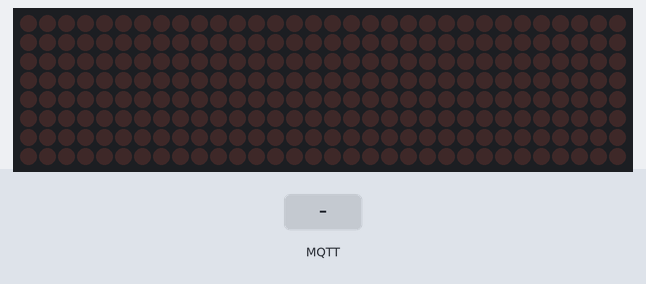
A program run on a simulated ESP8266 (Wemos D1 mini). Shown: 32×8 LED matrix. The inputs (shaded band) are chosen by the test bench. WiFi joins after 1.5 s; servers stay silent unless stated; random numbers use the default seed unless the program sets one; no MQTT or app messages arrive unless stated; what the program prints to the serial monitor is not drawn.

Above: at 2.7 s.
2.8 s: MQTT message "1" arrives on the first subscribed topic
At 5.26 s:
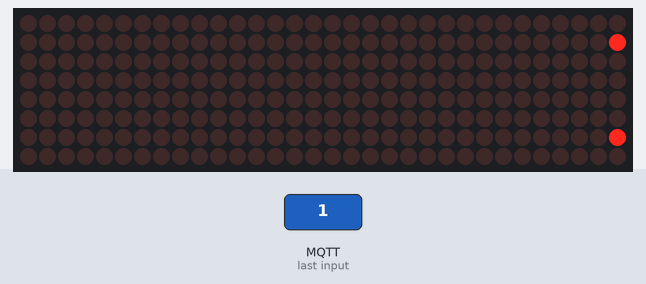
5.8 s: MQTT message "on" arrives on the first subscribed topic
At 6.28 s:
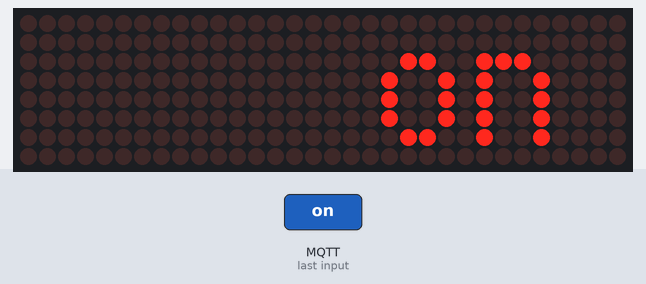
8.1 s: MQTT message "off" arrives on the first subscribed topic
At 8.59 s:
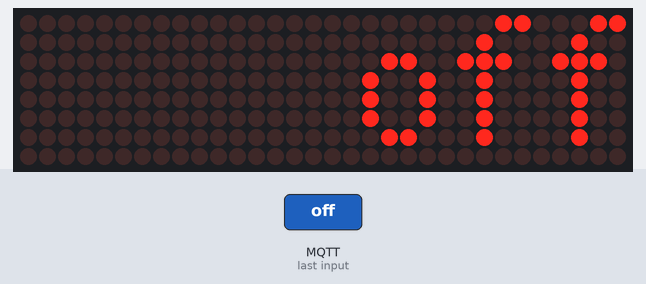
10.5 s: MQTT message "on" arrives on the second subscribed topic
At 10.87 s:
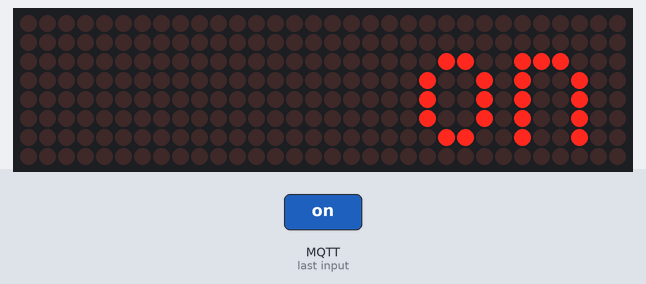
13.1 s: MQTT message "0" arrives on the first subscribed topic
At 13.27 s:
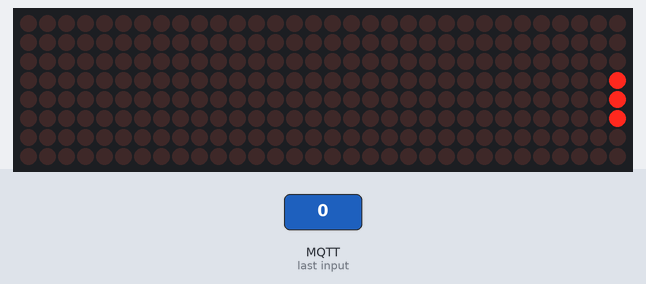
14.6 s: MQTT message "off" arrives on the second subscribed topic
At 15.07 s:
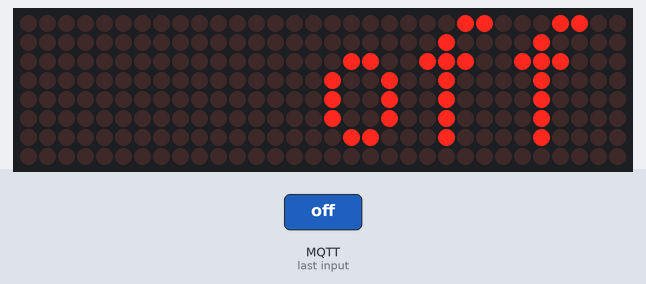
Timing chart, 0 to 17.4 s (numbered marks = the images above; inputs shaded):
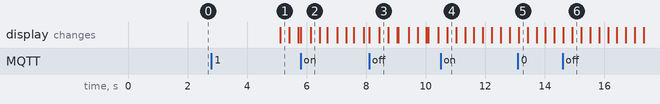

The program:

main.cpp
```cpp
// (licence header left out)
#include <ESP8266WiFi.h>
#include <PubSubClient.h>
#include <SPI.h>
#include <MD_Parola.h>
#include <MD_MAX72xx.h>

// --- WiFi Configuration ---
const char* ssid            = "";
const char* password        = "";
const char* mqtt_server_ip  = "35.156.188.238"; //broker.hivemq.com

// --- MQTT Topics ---
const char* topic_name      = "tiger/monster/string/name"; //match your topics don't use mine please
const char* topic_talkgroup = "tiger/monster/string/talkgroup";

// --- Hardware Settings ---
#define HARDWARE_TYPE MD_MAX72XX::FC16_HW
#define MAX_DEVICES 4
#define CS_PIN      D8

// Initialize Instances
WiFiClient espClient;
PubSubClient mqttClient(espClient);
MD_Parola P = MD_Parola(HARDWARE_TYPE, CS_PIN, MAX_DEVICES);

// --- Fixed-Size Character Buffers ---
char currentName[64]      = {0};
char currentTalkgroup[64] = {0};
char scrollMessage[128]   = {0}; // Holds combined text string

// --- State Tracking Holding Variables ---
//char lastSeenTalkgroup[64] = {0};  // Holds the previous TG ID for duplication checks
char lastScrollMessage[128] = {0};

bool hasDisplayActive     = false;
unsigned long lastMessageTime = 0;
const unsigned long DISPLAY_TIMEOUT = 8000; //10000; //10 seconds //20000; // 20 seconds

// --- Forward Declarations ---
void setupWiFi();
void callback(char* topic, byte* payload, unsigned int length);
void reconnect();
void triggerInstantUpdate();
void clearDisplay();

void setup() {
    Serial.begin(115200);

    P.begin();
    P.setIntensity(0);
    P.displayText(scrollMessage, PA_LEFT, 20, 0, PA_SCROLL_LEFT, PA_SCROLL_LEFT);

    clearDisplay();
    setupWiFi();

    mqttClient.setServer(mqtt_server_ip, 1883);
    mqttClient.setCallback(callback);
}

void loop() {
    if (!mqttClient.connected()) {
        reconnect();
    } else {
        mqttClient.loop();
    }

    if (hasDisplayActive) {
        if (P.displayAnimate()) {
            P.displayReset();
        }

        // Active traffic window check
        if (millis() - lastMessageTime >= DISPLAY_TIMEOUT) {
            clearDisplay(); // Wipes screen AND clears our lastSeenTalkgroup buffer
        }
    }
}

void setupWiFi() {
    WiFi.mode(WIFI_STA);
    WiFi.begin(ssid, password);
    Serial.print("Connecting.");
    while (WiFi.status() != WL_CONNECTED) {
        Serial.print(".");
        delay(500);
    }
    Serial.println("Connected!!");
}

// --- Incoming Data Handler ---
/*void callback(char* topic, byte* payload, unsigned int length) {
    // Fix: Declared message as a proper text array buffer
    char message[64] = {0};
    unsigned int copyLength = (length > 63) ? 63 : length;
    memcpy(message, payload, copyLength);
    message[copyLength] = '\0';

    Serial.printf("Arrived [%s]: %s\n", topic, message);

    if (strcmp(topic, topic_talkgroup) == 0) {
        // --- DUPLICATION COMPARISON LOGIC ---
        if (strcmp(message, lastSeenTalkgroup) == 0) {
            // Same agency is transmitting again; push out timeline but skip reset blink
            lastMessageTime = millis();
            return;
        }

        // Brand new talkgroup id received; update state tracking log
        strncpy(lastSeenTalkgroup, message, sizeof(lastSeenTalkgroup) - 1);

        memset(currentTalkgroup, 0, sizeof(currentTalkgroup));
        strncpy(currentTalkgroup, message, sizeof(currentTalkgroup) - 1);
        triggerInstantUpdate();
    }
    else if (strcmp(topic, topic_name) == 0) {
        memset(currentName, 0, sizeof(currentName));
        strncpy(currentName, message, sizeof(currentName) - 1);
        triggerInstantUpdate();
    }
}*/

/*void callback(char* topic, byte* payload, unsigned int length) {
    unsigned int copyLength = (length > 63) ? 63 : length;

    if (strcmp(topic, topic_talkgroup) == 0) {
        // 1. Convert the raw payload bytes into a safe, null-terminated string
        char tempTG[64] = {0};
        memcpy(tempTG, payload, copyLength);
        tempTG[copyLength] = '\0';

        // 2. Compare it to our dedicated state tracker variable
        if (strcmp(tempTG, lastSeenTalkgroup) == 0) {
            // It's the same agency keying up again! Just kick the timer down the road
            lastMessageTime = millis();
            return;
        }

        // 3. It's a brand new agency! Update our state tracking memory immediately
        strncpy(lastSeenTalkgroup, tempTG, sizeof(lastSeenTalkgroup) - 1);

        // 4. Update the global display buffer and trigger the instant screen reset
        memset(currentTalkgroup, 0, sizeof(currentTalkgroup));
        strncpy(currentTalkgroup, tempTG, sizeof(currentTalkgroup) - 1);
        triggerInstantUpdate();
    }
    else if (strcmp(topic, topic_name) == 0) {
        // Handle the incoming name packet cleanly
        char tempName[64] = {0};
        memcpy(tempName, payload, copyLength);
        tempName[copyLength] = '\0';

        // Copy directly to the global name array
        memset(currentName, 0, sizeof(currentName));
        strncpy(currentName, tempName, sizeof(currentName) - 1);
        triggerInstantUpdate();
    }

}*/

void callback(char* topic, byte* payload, unsigned int length) {
    unsigned int copyLength = (length > 63) ? 63 : length;

    if (strcmp(topic, topic_talkgroup) == 0) {
        memset(currentTalkgroup, 0, sizeof(currentTalkgroup));
        memcpy(currentTalkgroup, payload, copyLength);
        currentTalkgroup[copyLength] = '\0';
        triggerInstantUpdate();
    }
    else if (strcmp(topic, topic_name) == 0) {
        memset(currentName, 0, sizeof(currentName));
        memcpy(currentName, payload, copyLength);
        currentName[copyLength] = '\0';
        triggerInstantUpdate();
    }
}

/*void triggerInstantUpdate() {
    P.displayClear();
    memset(scrollMessage, 0, sizeof(scrollMessage));
    snprintf(scrollMessage, sizeof(scrollMessage), "%s %s", currentTalkgroup, currentName);
    P.displayReset();

    lastMessageTime = millis();
    hasDisplayActive = true;
}*/

void triggerInstantUpdate() {
    // 1. Construct the target message into a temporary buffer first
    char tempCombined[128] = {0};
    snprintf(tempCombined, sizeof(tempCombined), "%s %s", currentTalkgroup, currentName);
    Serial.println(tempCombined);

    // 2. Compare the whole thing against the last successfully drawn string
    if (strcmp(tempCombined, lastScrollMessage) == 0) {
        // Exact same transmission! Keep the timer alive but DO NOT touch or blink the screen.
        lastMessageTime = millis();
        return;
    }

    // 3. It's brand new traffic! Save it to our history tracker immediately
    strncpy(lastScrollMessage, tempCombined, sizeof(lastScrollMessage) - 1);

    // 4. Stomp out the active display memory and physically clear the screen
    P.displayClear();
    memset(scrollMessage, 0, sizeof(scrollMessage));
    strcpy(scrollMessage, tempCombined);

    // 5. Instantly force the hardware engine to start the fresh marquee scroll
    P.displayReset();

    lastMessageTime = millis();
    hasDisplayActive = true;
}

void reconnect() {
    static unsigned long lastConnectAttempt = 0;
    if (millis() - lastConnectAttempt < 5000) return;
    lastConnectAttempt = millis();

    // Fix: Declared idBuffer as a proper text array buffer
    char idBuffer[32] = {0};
    snprintf(idBuffer, sizeof(idBuffer), "wemosd1-matrix-%04X", (unsigned int)random(0xFFFF));

    if (mqttClient.connect(idBuffer, "", "")) {
        mqttClient.subscribe(topic_name);
        mqttClient.subscribe(topic_talkgroup);
    }
}

/*void clearDisplay() {
    P.displayClear();
    memset(scrollMessage, 0, sizeof(scrollMessage));

    // Reset our duplicate channel memory filter tracker when display goes quiet
    memset(lastSeenTalkgroup, 0, sizeof(lastSeenTalkgroup));

    hasDisplayActive = false;
    Serial.println("Display cleared due to timeout window tracking.");
}*/

void clearDisplay() {
    P.displayClear();
    memset(scrollMessage, 0, sizeof(scrollMessage));

    // Clear out our combined history string memory when the display goes quiet
    memset(lastScrollMessage, 0, sizeof(lastScrollMessage));

    hasDisplayActive = false;
    Serial.println("Display cleared and history state strings zeroed out.");
}
```

Measured:
- after the input at 2.8 s, the display: changes after 2.3 s (image 1)
